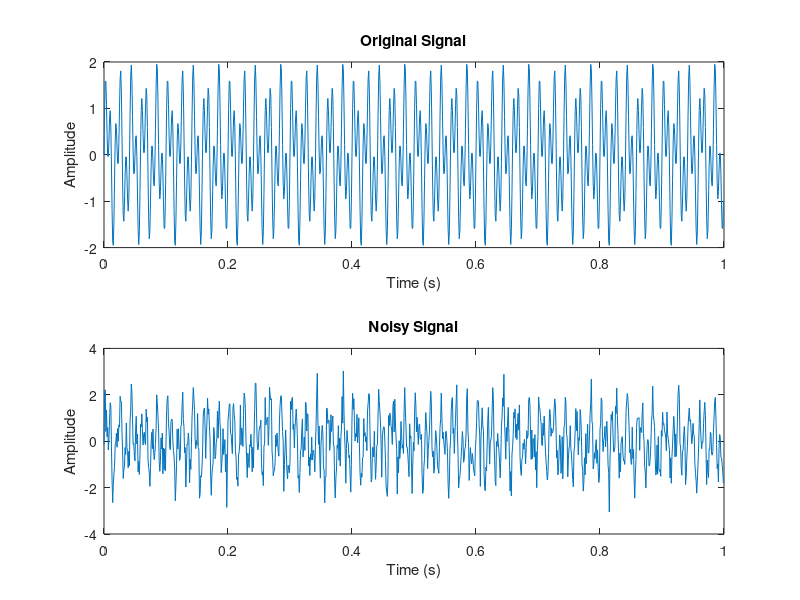

Write the MATLAB code that produced this figure. (Note: this script raises an error after producing the figure.)
function main()
    % Signal Processing and Filtering Tool
    
    % Parameters
    fs = 1000; % Sampling frequency
    t = 0:1/fs:1-1/fs; % Time vector
    
    % Generate signal
    signal = sin(2*pi*50*t) + sin(2*pi*120*t);
    
    % Add noise
    noise = 0.5 * randn(size(t));
    noisy_signal = signal + noise;
    
    % Plot original and noisy signal
    figure;
    subplot(2,1,1);
    plot(t, signal);
    title('Original Signal');
    xlabel('Time (s)');
    ylabel('Amplitude');
    
    subplot(2,1,2);
    plot(t, noisy_signal);
    title('Noisy Signal');
    xlabel('Time (s)');
    ylabel('Amplitude');
    
    % Design filters
    lowpass_cutoff = 80;
    highpass_cutoff = 100;
    
    % Design lowpass filter
    lp_filter = designfilt('lowpassfir', 'PassbandFrequency', lowpass_cutoff, 'StopbandFrequency', lowpass_cutoff + 10, 'SampleRate', fs);
    
    % Design highpass filter
    hp_filter = designfilt('highpassfir', 'PassbandFrequency', highpass_cutoff, 'StopbandFrequency', highpass_cutoff - 10, 'SampleRate', fs);
    
    % Apply filters
    lowpass_filtered = filter(lp_filter, noisy_signal);
    highpass_filtered = filter(hp_filter, noisy_signal);
    
    % Plot filtered signals
    figure;
    subplot(2,1,1);
    plot(t, lowpass_filtered);
    title('Lowpass Filtered Signal');
    xlabel('Time (s)');
    ylabel('Amplitude');
    
    subplot(2,1,2);
    plot(t, highpass_filtered);
    title('Highpass Filtered Signal');
    xlabel('Time (s)');
    ylabel('Amplitude');
    
    % Display message
    disp('Signal processing and filtering complete.');
end

% Run main function
main();
